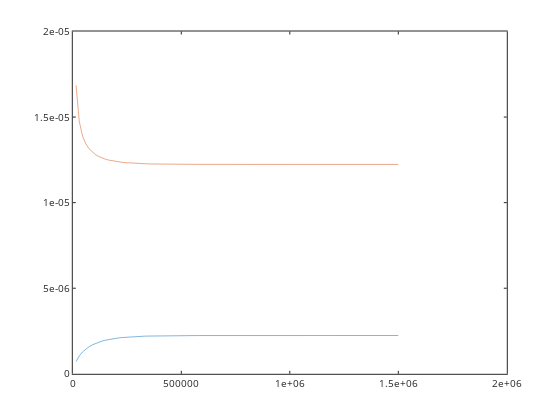

The cell this chart's notebook holds for it:
### Code cell
H=10.^-pHphreeqc;
H2CO3mod =(10^-3.5)*(10^-1.5);
HCO3mod = (H2CO3mod*(10^-6.3))./H;
CO3mod = (HCO3mod*(10^-10.3))./H;
CTmod=H2CO3mod+HCO3mod+CO3mod;

plot(time,CT,time,CTmod)
